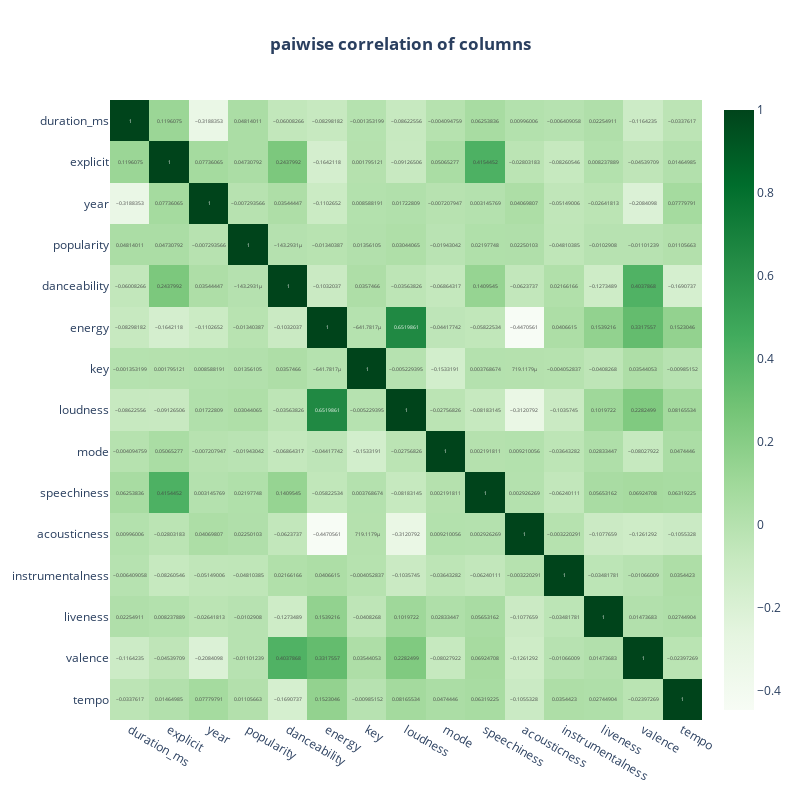

The code cell stored with this chart in its notebook:
### Code cell
fig=px.imshow(df.corr(),text_auto=True,height=800,width=800,color_continuous_scale=px.colors.sequential.Greens,aspect='auto',title='<b>paiwise correlation of columns')
fig.update_layout(title_x=0.5)
fig.show()

### Figure 1 — Plotly figure (JSON) as saved in the notebook; plotly's stock layout.template omitted (floating-point values rounded to 4 significant figures; data arrays with more than 128 entries replaced by an {"elided": "..."} marker saying what was removed)
{"data": [{"coloraxis": "coloraxis", "name": "0", "texttemplate": "%{z}", "x": ["duration_ms", "explicit", "year", "popularity", "danceability", "energy", "key", "loudness", "mode", "speechiness", "acousticness", "instrumentalness", "liveness", "valence", "tempo"], "y": ["duration_ms", "explicit", "year", "popularity", "danceability", "energy", "key", "loudness", "mode", "speechiness", "acousticness", "instrumentalness", "liveness", "valence", "tempo"], "z": {"elided": "15x15 float values"}, "type": "heatmap", "xaxis": "x", "yaxis": "y", "hovertemplate": "x: %{x}<br>y: %{y}<br>color: %{z}<extra></extra>"}], "layout": {"xaxis": {"anchor": "y", "domain": [0, 1]}, "yaxis": {"anchor": "x", "domain": [0, 1], "autorange": "reversed"}, "coloraxis": {"colorscale": [[0, "rgb(247,252,245)"], [0.125, "rgb(229,245,224)"], [0.25, "rgb(199,233,192)"], [0.375, "rgb(161,217,155)"], [0.5, "rgb(116,196,118)"], [0.625, "rgb(65,171,93)"], [0.75, "rgb(35,139,69)"], [0.875, "rgb(0,109,44)"], [1, "rgb(0,68,27)"]]}, "title": {"text": "<b>paiwise correlation of columns", "x": 0.5}, "height": 800, "width": 800}}
